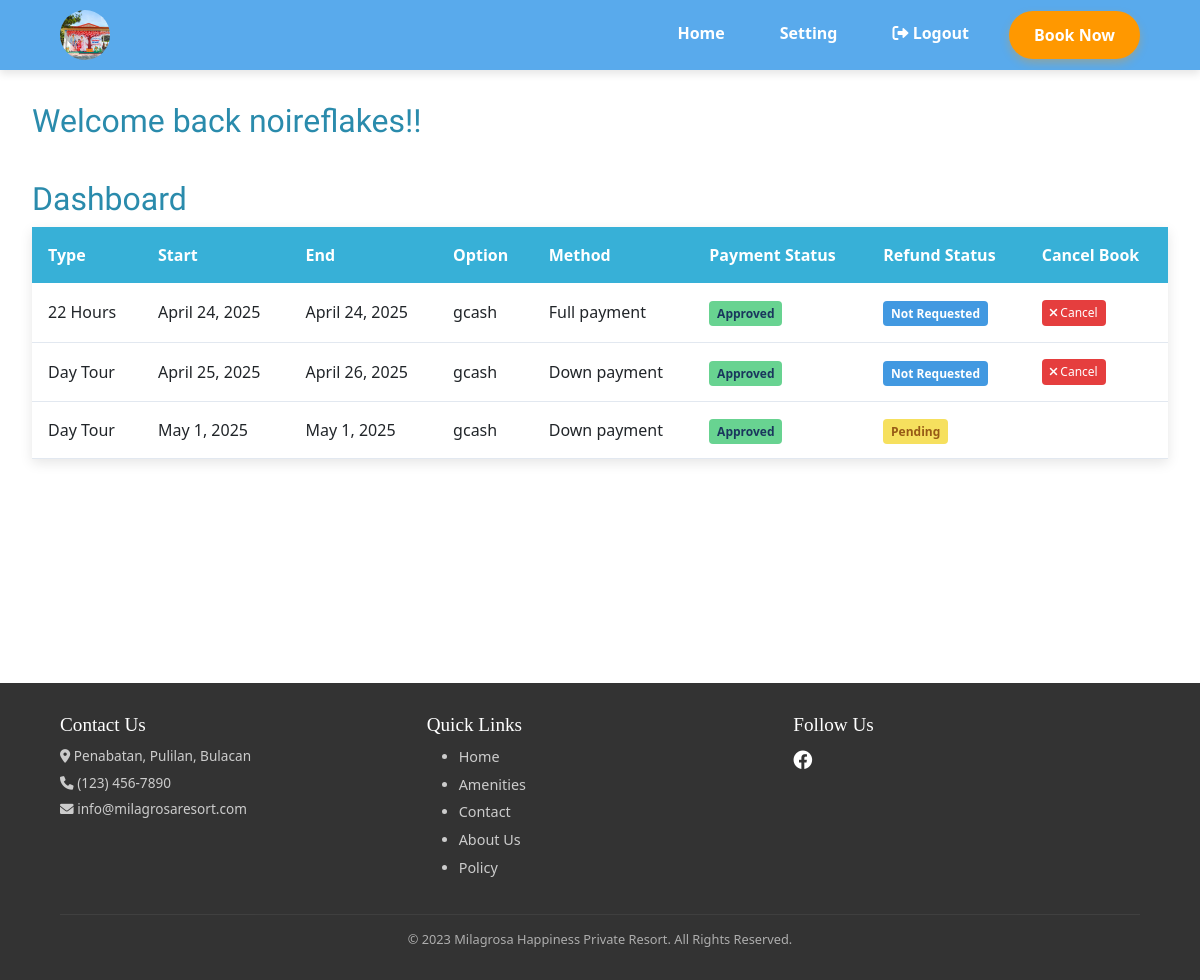
Page /book/user_dashboard (signed in) on the committed database.
### book/models.py (models this page shows, shortened)
class Proof(models.Model):
    STATUS_CHOICES = [
        ("pending", "Pending"),
        ("approved", "Approved"),
        ("declined", "Declined"),
    ]
    book=models.ForeignKey(Book, on_delete=models.CASCADE, default=1)
    img = models.ImageField(storage=MediaCloudinaryStorage(),upload_to='proof/payment_proof')
    payment_status = models.CharField(choices=STATUS_CHOICES, max_length=20, default="pending")

class Book(models.Model):
    user=models.ForeignKey(User, on_delete=models.CASCADE, blank=True, null=True)
    book_type = models.CharField(max_length=20)
    start_date = models.DateField()
    end_date = models.DateField()
    payment_method = models.CharField(max_length=20)
    payment_type = models.CharField(max_length=20)
    REFUNDCHOICES = [
        ("pending", "Pending"),
        ("approved", "Approved"),
        ("declined", "Declined"),
        ("not requested", "Not Requested"),
        ("complete", "Complete")
    ]
    amount=models.IntegerField(blank=True, null=True)
    refund_status=models.CharField(max_length=20, choices=REFUNDCHOICES, default="not requested")

### book/views.py (the view)
# urls.py: path("user_dashboard", views.user_dashboard, name="user_dashboard"),
def user_dashboard(request):
    user_books=Proof.objects.filter(book__user=request.user)
    return render(request, "login/user_dashboard.html",{
                  "user_books":user_books})

### login/templates/login/user_dashboard.html (shortened to what this page needs)
{% extends 'login/layout.html' %}
{% load static %}
{% block css %}
<link rel="stylesheet" href="{% static 'css/navbar.css' %}?v={{ timestamp }}">
<link rel="stylesheet" href="{% static 'css/user_dashboard.css' %}?v={{ timestamp }}">
<link rel="stylesheet" href="https://cdnjs.cloudflare.com/ajax/libs/font-awesome/6.0.0/css/all.min.css">
{% endblock %}
{% block body %}
<header class="header">
    <nav class="navbar">
        <div class="logo">
            <img src="{% static 'asset/image/logo.jpg' %}" alt="Milagrosa Resort Logo">
        </div>
        <ul class="nav-links">
             <li><a href="{% url 'index' %}" class="nav-link">Home</a></li>
            <li><a href="{% url 'user_setting' %}" class="nav-link">Setting</a></li>
     <li><a href="{% url 'logout' %}" class="nav-link">
            <i class="fas fa-sign-out-alt"></i> Logout
        </a></li>
            <li><a href="{% url 'check_in' %}" class="book-btn">Book Now</a></li>
        </ul>
    </nav>
</header>
<div class="dashboard-container">
    <div class="dashboard-header">
        <h1 class="dashboard-title">
            {% if user.is_authenticated %}
                Welcome back {{ user.username }}!!
            {% endif %}
        </h1>
        <br>
    </div>
    <h1 class="dashboard-title">
        Dashboard
    </h1>
    {% if user_books %}
    <table class="booking-table">
        <thead>
            <tr>
                <th>Type</th>
                <th>Start</th>
                <th>End</th>
                <th>Option</th>
                <th>Method</th>
                <th>Payment Status</th>
                <th>Refund Status</th>
                <th>Cancel Book</th>
            </tr>
        </thead>
        <tbody>
            {% for user_book in user_books %}
            <tr>
                <td>{{ user_book.book.book_type }}</td>
                <td>{{ user_book.book.start_date }}</td>
                <td>{{ user_book.book.end_date }}</td>
                <td>{{ user_book.book.payment_method }}</td>
                <td>{{ user_book.book.payment_type }}</td>
                <td>
                    {% if user_book.payment_status == 'approved' or user_book.payment_status == 'Approved' %}
                        <span class="status-badge status-approved">{{user_book.payment_status}}</span>
                    {% elif user_book.payment_status == 'pending' or user_book.payment_status == 'Pending'  %}
                        <span class="status-badge status-pending">{{user_book.payment_status}}</span>
                    {% else %}
                        <span class="status-badge status-denied">{{user_book.payment_status}}</span>
                    {% endif %}
                </td>
                <td>
                        {% if user_book.book.refund_status == 'pending' or user_book.book.refund_status == 'Pending' %}
                            <span class="status-badge status-pending">{{ user_book.book.refund_status}}</span>
                            {% elif user_book.book.refund_status == 'not requested' or user_book.book.refund_status == 'Not requested' %}
                            <span class="status-badge status-complete">{{ user_book.book.refund_status }}</span>
                        {% elif user_book.book.refund_status == 'complete' or user_book.book.refund_status == 'Complete' %}
                            <span class="status-badge status-complete">{{ user_book.book.refund_status }}</span>
                        {% else %}
                            <span class="status-badge status-denied">{{ user_book.book.refund_status }}</span>
                        {% endif %}
           </td>
                <td>
                    {% if user_book.book.refund_status == "not requested" %}
                    <a href="{% url 'cancel_book' user_book.book.id %}" class="btn btn-danger btn-sm"
                       onclick="return confirm('Are you sure you want to cancel this booking?')">
                        <i class="fas fa-times"></i> Cancel
                    </a>
                    {% endif %}
                </td>
            </tr>
            {% endfor %}
        </tbody>
    </table>
    {% endif %}
</div>
<footer class="footer">
    <div class="footer-content">
        <div class="footer-section">
            <h3>Contact Us</h3>
            <p><i class="fas fa-map-marker-alt"></i> Penabatan, Pulilan, Bulacan</p>
            <p><i class="fas fa-phone"></i> (123) 456-7890</p>
            <p><i class="fas fa-envelope"></i> info@milagrosaresort.com</p>
        </div>
        <div class="footer-section">
            <h3>Quick Links</h3>
            <ul>
                <li><a href="{% url 'index' %}">Home</a></li>
                <li><a href="{% url 'amenities' %}">Amenities</a></li>
                <li><a href="{% url 'contact' %}">Contact</a></li>
                <li><a href="{% url 'about_us' %}">About Us</a></li>
                <li><a href="{% url 'policies' %}">Policy</a></li>
            </ul>
        </div>
        <div class="footer-section">
            <h3>Follow Us</h3>
            <div class="social-icons">
                <a href="https://www.facebook.com/MilagrosaHappinessResortt"><i class="fab fa-facebook"></i></a>
            </div>
        </div>
    </div>
    <div class="footer-bottom">
        <p>&copy; 2023 Milagrosa Happiness Private Resort. All Rights Reserved.</p>
    </div>
</footer>
{% endblock %}

### login/static/css/navbar.css (style rules this page uses)
.header { position: sticky; top: 0; z-index: 1000; }
.navbar { display: flex; justify-content: space-between; align-items: center; background-color: #59aaec; padding: 10px 5%; box-shadow: 0 4px 8px rgba(0, 0, 0, 0.1); }
.logo img { width: 50px; height: 50px; border-radius: 50%; object-fit: cover; transition: all 0.3s ease; }
.nav-links { display: flex; list-style: none; gap: 25px; margin: 0; padding: 0; }
.nav-link { font-weight: 600; color: #fff; text-decoration: none; padding: 10px 15px; border-radius: 5px; transition: all 0.3s ease; font-size: 1rem; }
.book-btn, .cta-button { display: inline-block; background-color: #ff9800; color: #fff; padding: 12px 25px; font-weight: 600; border-radius: 30px; text-decoration: none; transition: all 0.3s ease; border: none; cursor: pointer; font-size: 1rem; box-shadow: 0 4px 8px rgba(255,152,0,0.3); }
.footer { background-color: #333; color: #fff; padding: 30px 5% 15px; font-size: 0.85rem; margin-top: 10rem; }
.footer-content { display: flex; justify-content: space-between; flex-wrap: wrap; gap: 20px; margin-bottom: 20px; }
.footer-section { flex: 1; min-width: 200px; }
.footer-section h3 { font-family: 'Playfair Display', serif; margin-bottom: 10px; font-size: 1.2rem; }
.footer-section p, .footer-section li { margin-bottom: 6px; opacity: 0.75; }
.footer-section a { color: #fff; text-decoration: none; transition: all 0.3s ease; font-size: 0.9rem; }
.social-icons { display: flex; gap: 10px; }
.social-icons a { font-size: 1.2rem; }
.footer-bottom { text-align: center; padding-top: 15px; border-top: 1px solid rgba(255,255,255,0.1); opacity: 0.6; font-size: 0.8rem; }

### login/static/css/user_dashboard.css (style rules this page uses)
.dashboard-container { padding: 2rem; max-width: 1200px; margin: 0 auto; }
.dashboard-header { display: flex; justify-content: space-between; align-items: center; margin-bottom: 2rem; }
.dashboard-title { font-family: 'Jomolhari', serif; color: #2a8bac; font-size: 2rem; }
.booking-table { width: 100%; border-collapse: collapse; margin-bottom: 2rem; box-shadow: 0 4px 12px rgba(0,0,0,0.1); }
.booking-table th { background-color: #37B0D7; color: white; padding: 1rem; text-align: left; }
.booking-table td { padding: 1rem; border-bottom: 1px solid #e2e8f0; }
.status-badge { padding: 0.35em 0.65em; font-size: 0.75em; font-weight: 700; border-radius: 0.25rem; text-transform: capitalize; }
.status-pending { background-color: #f6e05e; color: #975a16; }
.status-approved { background-color: #68d391; color: #1a365d; }
.status-complete { background-color: #4299e1; color: white; }
.btn { padding: 0.375rem 0.75rem; border-radius: 0.25rem; font-size: 0.875rem; font-weight: 500; cursor: pointer; transition: all 0.2s ease; }
.btn-sm { padding: 0.25rem 0.5rem; font-size: 0.75rem; }
.btn-danger { background-color: #e53e3e; color: white; border: none; }

### rows in the picture
Proof: book.book_type "22 Hours", book.start_date "April 24, 2025", book.end_date "April 24, 2025", book.payment_method "gcash", book.payment_type "Full payment", payment_status "Approved", book.refund_status "Not Requested", shows "Cancel"
Proof: book.book_type "Day Tour", book.start_date "April 25, 2025", book.end_date "April 26, 2025", book.payment_method "gcash", book.payment_type "Down payment", payment_status "Approved", book.refund_status "Not Requested", shows "Cancel"
Proof: book.book_type "Day Tour", book.start_date "May 1, 2025", book.end_date "May 1, 2025", book.payment_method "gcash", book.payment_type "Down payment", payment_status "Approved", book.refund_status "Pending"

### other values in the picture
{{ user.username }} "noireflakes"
